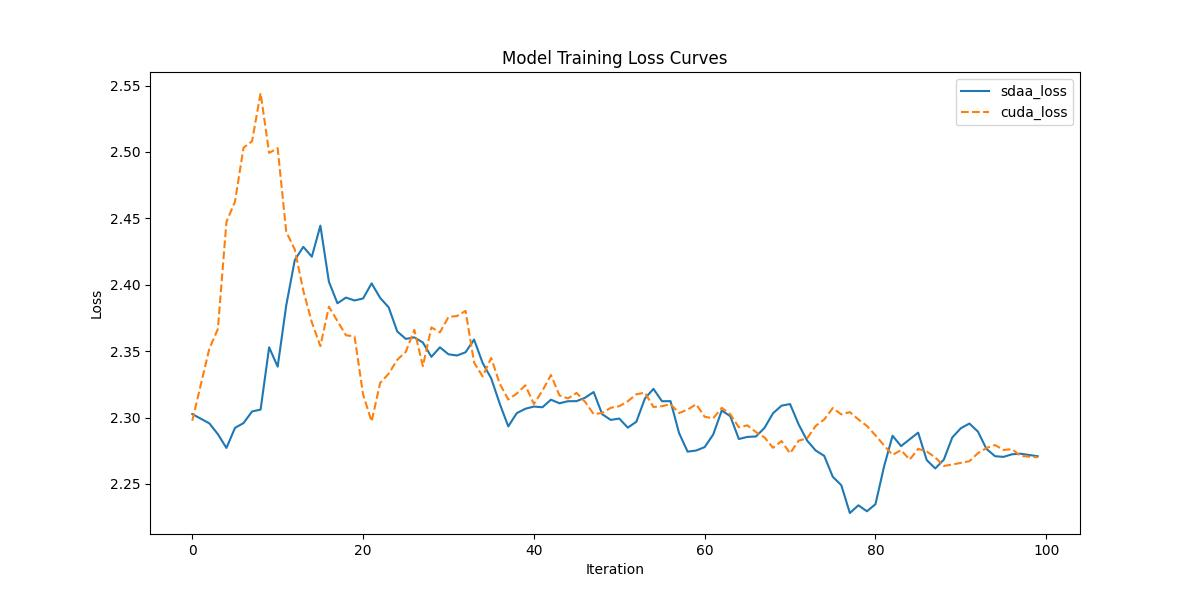

The script that saved this image:
import re
import numpy as np
import matplotlib.pyplot as plt
from scipy.signal import savgol_filter


def compare_loss(benchmark_loss_array, sdaa_loss_array):
    if len(benchmark_loss_array) == 0 or len(sdaa_loss_array) == 0:
        print("Error: Empty loss arrays, cannot compute errors")
        return False, "Empty loss arrays"
    if len(benchmark_loss_array) != len(sdaa_loss_array):
        print(f"Warning: Loss arrays have different lengths ({len(benchmark_loss_array)} vs {len(sdaa_loss_array)})")

    def MeanRelativeError(cuda_loss, sdaa_loss):
        mask = cuda_loss != 0  # 防止除以零
        if not mask.any():
            return np.inf
        return ((sdaa_loss[mask] - cuda_loss[mask]) / cuda_loss[mask]).mean()

    def MeanAbsoluteError(cuda_loss, sdaa_loss):
        return (sdaa_loss - cuda_loss).mean()

    mean_relative_error = MeanRelativeError(benchmark_loss_array, sdaa_loss_array)
    mean_absolute_error = MeanAbsoluteError(benchmark_loss_array, sdaa_loss_array)

    print("MeanRelativeError:", mean_relative_error)
    print("MeanAbsoluteError:", mean_absolute_error)

    print_str = f"{mean_relative_error=} <= 0.05 or {mean_absolute_error=} <= 0.0002"
    if mean_relative_error <= 0.05 or mean_absolute_error <= 0.0002:
        print('pass', print_str)
        return True, print_str
    else:
        print('fail', print_str)
        return False, print_str


def parse_string(string):
    # 支持两种日志格式的正则表达式
    pattern = r"rank\s*:\s*0\s+train\.loss\s*:\s*(\d+\.\d+[eE]?[-+]?\d*)"
    matches = re.findall(pattern, string)
    if not matches:
        print("Warning: No matches for rank 0 pattern, trying alternative pattern")
        pattern1 = r"loss\s+(\d+\.\d+[eE]?[-+]?\d*)"
        matches = re.findall(pattern1, string)
    if not matches:
        print("Error: No valid loss values found in log")
        return []
    print("Parsed losses:", matches)
    return matches


def parse_loss(ret_list):
    if not ret_list:
        print("Error: No loss values to parse")
        return np.array([])
    try:
        loss_arr = np.array(ret_list, dtype=float)
    except ValueError as e:
        print(f"Error: Failed to convert loss values to float: {e}")
        return np.array([])
    print("Loss array:", loss_arr)
    return loss_arr


def plot_loss(sdaa_loss, a100_loss):
    if len(sdaa_loss) == 0 or len(a100_loss) == 0:
        print("Error: Cannot plot empty loss arrays")
        return
    if len(sdaa_loss) != len(a100_loss):
        print(f"Warning: Loss arrays have different lengths ({len(sdaa_loss)} vs {len(a100_loss)})")

    fig, ax = plt.subplots(figsize=(12, 6))
    x = list(range(len(sdaa_loss)))

    # 根据数组长度决定是否平滑
    if len(sdaa_loss) >= 5:
        smoothed_sdaa = savgol_filter(sdaa_loss, 5, 1)
    else:
        print("Warning: SDAA loss array too short for smoothing, using raw data")
        smoothed_sdaa = sdaa_loss
    ax.plot(x, smoothed_sdaa, label="sdaa_loss")

    if len(a100_loss) >= 5:
        smoothed_a100 = savgol_filter(a100_loss, 5, 1)
    else:
        print("Warning: CUDA loss array too short for smoothing, using raw data")
        smoothed_a100 = a100_loss
    ax.plot(x, smoothed_a100, "--", label="cuda_loss")

    ax.set_xlabel("Iteration")
    ax.set_ylabel("Loss")
    ax.set_title("Model Training Loss Curves")
    ax.legend()
    plt.savefig("loss.jpg")
    plt.show()


if __name__ == "__main__":
    from argparse import ArgumentParser

    parser = ArgumentParser(description='Model Zoo Loss Comparison')
    parser.add_argument('--sdaa-log', type=str, default="sdaa.log")
    parser.add_argument('--cuda-log', type=str, default="cuda.log")
    args = parser.parse_args()

    try:
        with open(args.sdaa_log, 'r') as f:
            sdaa_res = parse_string(f.read())
    except FileNotFoundError:
        print(f"Error: SDAA log file {args.sdaa_log} not found")
        exit(1)

    try:
        with open(args.cuda_log, 'r') as f:
            a100_res = parse_string(f.read())
    except FileNotFoundError:
        print(f"Error: CUDA log file {args.cuda_log} not found")
        exit(1)

    length = min(len(a100_res), len(sdaa_res))
    if length == 0:
        print("Error: No valid loss values parsed from logs")
        exit(1)
    if len(a100_res) != len(sdaa_res):
        print(f"Warning: Log lengths differ (SDAA: {len(sdaa_res)}, CUDA: {len(a100_res)}), using {length}")

    sdaa_loss = parse_loss(sdaa_res[:length])
    a100_loss = parse_loss(a100_res[:length])
    compare_loss(a100_loss, sdaa_loss)
    plot_loss(sdaa_loss, a100_loss)